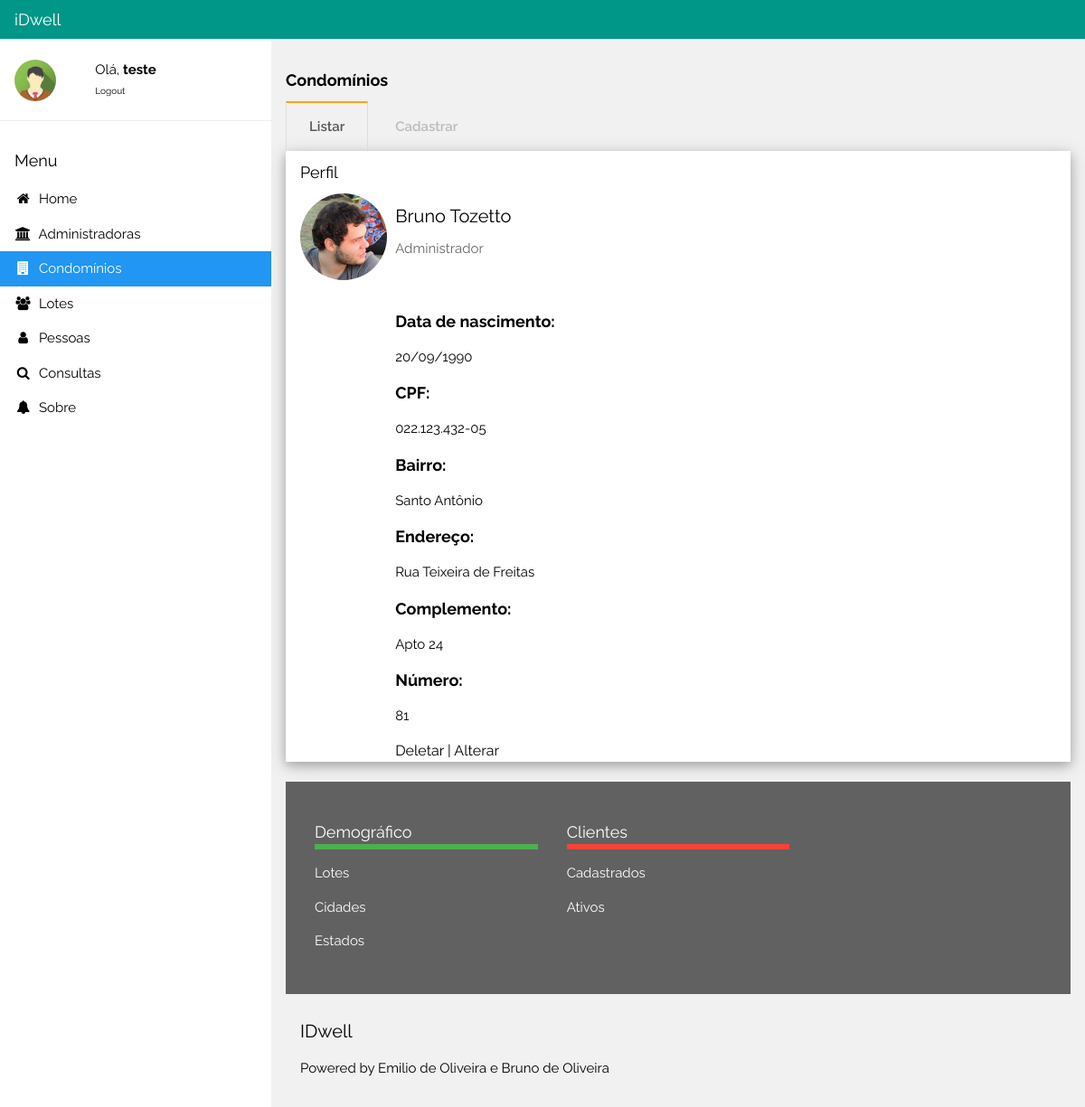
The page /visualizaPessoa.php?Id=2 (signed in) on the database its author committed.
### tables this page shows
CREATE TABLE `pessoas` (
  `idPessoa` int(10) NOT NULL,
  `cpf` varchar(20) NOT NULL,
  `endereco` varchar(50) NOT NULL,
  `complemento` varchar(50) NOT NULL,
  `numero` varchar(10) NOT NULL,
  `nome` varchar(50) NOT NULL,
  `bairro` varchar(50) NOT NULL,
  `dataNasc` varchar(20) NOT NULL,
  `fotoPessoa` varchar(100) NOT NULL,
  `funcaoPessoa` varchar(20) NOT NULL
);

### visualizaPessoa.php (the view, shortened to what this page needs)
<?php
  $usuario = $_SESSION['login'];
?>
<!DOCTYPE html>
<html>
<link rel="stylesheet" href="css/ppi-default.css">
<link rel="stylesheet" href="https://cdnjs.cloudflare.com/ajax/libs/font-awesome/4.7.0/css/font-awesome.min.css">
<link rel="stylesheet" href="css/style.css">
<body class="ppi-default-light-grey">
<div class="ppi-default-bar ppi-default-top ppi-default-teal ppi-default-large" style="z-index:4">
  <span class="ppi-default-bar-item ppi-default-left">iDwell</span>
</div>
<nav class="ppi-default-sidebar ppi-default-collapse ppi-default-white ppi-default-animate-left" style="z-index:3;width:300px;" id="mySidebar"><br>
  <div class="ppi-default-container ppi-default-row">
    <div class="ppi-default-col s4">
      <img src="./images/avatar2.png" class="ppi-default-circle ppi-default-margin-right" style="width:46px">
    </div>
    <?php
    print("<div class='ppi-default-col s8 ppi-default-bar'>");
    print("<span>Olá, <strong>$usuario</strong></span><br>");
    print("<span><font size='1'><a href='./logout.php'>Logout</a></font></span></h6><br>");
    print("</div>");
    ?>
  </div>
  <hr>
  <div class="ppi-default-container">
    <h5>Menu</h5>
  </div>
  <div class="ppi-default-bar-block">
    <a href="./index.php" class="ppi-default-bar-item ppi-default-button ppi-default-padding"><i class="fa fa-home fa-fw"></i>  Home</a>
    <a href="./administradoras.php" class="ppi-default-bar-item ppi-default-button ppi-default-padding"><i class="fa fa-bank fa-fw"></i>  Administradoras</a>
    <a href="./condominios.php" class="ppi-default-bar-item ppi-default-button ppi-default-padding ppi-default-blue"><i class="fa fa-building fa-fw"></i>  Condomínios</a>
    <a href="./lotes.php" class="ppi-default-bar-item ppi-default-button ppi-default-padding"><i class="fa fa-users fa-fw"></i>  Lotes</a>
    <a href="./pessoas.php" class="ppi-default-bar-item ppi-default-button ppi-default-padding"><i class="fa fa-user fa-fw"></i>  Pessoas</a>
    <a href="./consultas.php" class="ppi-default-bar-item ppi-default-button ppi-default-padding"><i class="fa fa-search fa-fw"></i>  Consultas</a>
    <a href="./sobre.php" class="ppi-default-bar-item ppi-default-button ppi-default-padding"><i class="fa fa-bell fa-fw"></i>  Sobre</a><br><br>
  </div>
</nav>
<div class="ppi-default-main" style="margin-left:300px;margin-top:43px;">
  <header class="ppi-default-container" style="padding-top:22px">
    <h5><b>Condomínios</b></h5>
  </header>
  <div class="ppi-default-container">
  <div class="middle-menu">
  <label for="tab1"><a href="./pessoas.php">Listar</a></label>
  <label for="tab2"><a href="./cad_pessoa.php">Cadastrar</a></label>
</div>
  <div class="ppi-default-container ppi-default-ul ppi-default-card-4 ppi-default-white">
    <h5>Perfil</h5>
      <?php
        $Id=$_GET['Id'];
        $ok = conecta_bd() or die ("Não é possível conectar-se ao servidor.");
        $result=mysqli_query($ok, "select * from pessoas where idPessoa='$Id'") or die ("Não é possível retornar dados do condomínio!");
        $linha=mysqli_fetch_array($result);
        $Id=$linha["idPessoa"];
        $Nome=$linha["nome"];
        $Data=$linha["dataNasc"];
        $Funcao=$linha['funcaoPessoa'];
        $Cpf=$linha["cpf"];
        $Endereco=$linha["endereco"];
        $Comp=$linha['complemento'];
        $Bairro=$linha["bairro"];
        $Num=$linha['numero'];
        $Imagem=$linha['fotoPessoa'];
      ?>
        <div class='ppi-default-row'>
        <div class='ppi-default-col m2 text-center'>
        <img class='ppi-default-circle' src=<?php print("./images/$Imagem")?> style='width:96px;height:96px'>
        </div>
        <div class='ppi-default-col m10 ppi-default-container'>
        <h4><?php print("$Nome")?></h4>
        <span class='ppi-default-opacity ppi-default-medium'> <?php print("$Funcao")?></span>
        <div class="ppi-default-row ">
        <BR>  <BR>
        <h5><b>Data de nascimento:</b></h5>
        <p><?php print("$Data")?></p>
        <h5><b>CPF:</b></h5>
        <p><?php print("$Cpf")?></p>
        <h5><b>Bairro:</b></h5>
        <p><?php print("$Bairro")?></p>
        <h5><b>Endereço:</b></h5>
        <p><?php print("$Endereco")?></p>
        <h5><b>Complemento:</b></h5>
        <p><?php print("$Comp")?></p>
        <h5><b>Número:</b></h5>
        <p><?php print("$Num")?></p>
        <font size='3'><a href='deletarPessoa.php?Id=<?php print($Id)?>'>Deletar | </a></font>
        <font size='3'><a href='alterarPessoa.php?Id=<?php print($Id)?>'>Alterar</a></font>
        </div>
      </div>
    </div>
  </div>
  <br>
  <div class="ppi-default-container ppi-default-dark-grey ppi-default-padding-32">
    <div class="ppi-default-row">
      <div class="ppi-default-container ppi-default-third">
        <h5 class="ppi-default-bottombar ppi-default-border-green">Demográfico</h5>
        <p>Lotes</p>
        <p>Cidades</p>
        <p>Estados</p>
      </div>
      <div class="ppi-default-container ppi-default-third">
        <h5 class="ppi-default-bottombar ppi-default-border-red">Clientes</h5>
        <p>Cadastrados</p>
        <p>Ativos</p>
      </div>
    </div>
  </div>
  <footer class="ppi-default-container ppi-default-padding-16 ppi-default-light-grey">
    <h4>IDwell</h4>
    <p>Powered by Emilio de Oliveira e Bruno de Oliveira</a></p>
  </footer>
  </div>
</body>
</html>

### css/style.css (style rules this page uses)
label { display: inline-block; margin: 0 0 -1px; padding: 15px 25px; font-weight: 600; text-align: center; color: #bbb; border: 1px solid transparent; }
label:before { font-family: fontawesome; font-weight: normal; }
.checked + label { color: #555; border: 1px solid #ddd; border-top: 2px solid orange; border-bottom: 1px solid #fff; }

### visualizaPessoa.php (style rules this page uses)
html,body,h1,h2,h3,h4,h5 { font-family: "Raleway", sans-serif }

### rows shown on the page
pessoas: fotoPessoa (picture), nome "Bruno Tozetto", funcaoPessoa "Administrador", dataNasc "20/09/1990", cpf "022.123.432-05", bairro "Santo Antônio", endereco "Rua Teixeira de Freitas", complemento "Apto 24", numero "81"

### other values the page prints
$usuario "teste"
